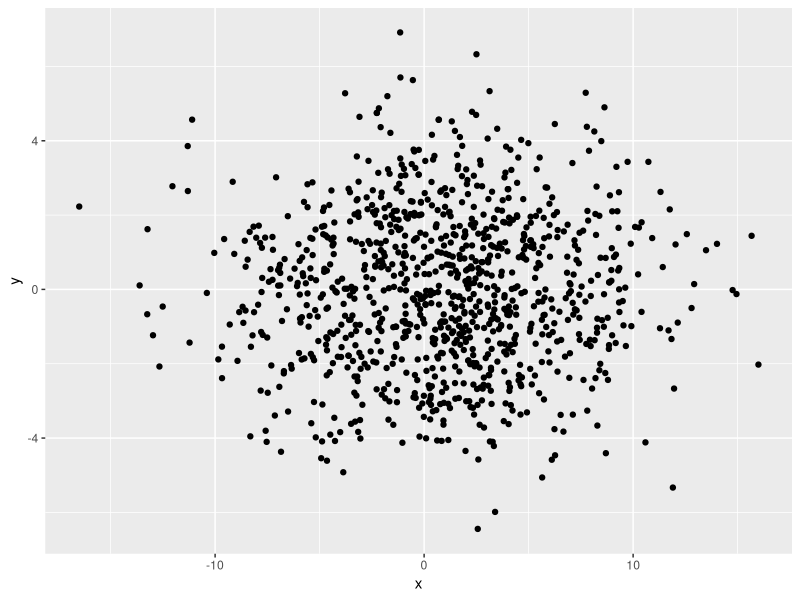

The R source for this figure:
## ---- chunk 1
# sets output for inline results nicely
#knit_hooks$set(inline = identity) 

# kills knitr if there is an error, therefore we don't waste time generating error messages
knitr::knit_hooks$set(error = function(x, options) stop(x)) 
## ---- chunk 2
require(ggplot2)

## ---- chunk 3
incCount <- function(inObj, useName){
	nObj <- length(inObj)
	useNum <- max(inObj) + 1
	inObj <- c(inObj, useNum)
	names(inObj)[nObj+1] <- useName
	inObj
}
figCount <- c("_"=0)
tableCount <- c("_"=0)
## ---- chunk 4
tableCount <- incCount(tableCount, "t.blogPostDocs")
tableCount
## ---- chunk 5
pasteLabel <- function(preText, inObj, objName, insLink=TRUE){
	objNum <- inObj[objName]
	
	useText <- paste(preText, objNum, sep=" ")
	if (insLink){
		useText <- paste("[", useText, "](#", objName, ")", sep="")
	}
	useText
}
## ---- chunk 6
tableCat <- function(inFrame){
	outText <- paste(names(inFrame), collapse=" | ")
	outText <- c(outText, paste(rep("---", ncol(inFrame)), collapse=" | "))
	invisible(apply(inFrame, 1, function(inRow){
		outText <<- c(outText, paste(inRow, collapse=" | "))
	}))
	return(outText)
}
## ---- chunk 7
postDocBlogs <- data.frame(PD=c("p1", "p2", "p3"), NBlog=c(4, 10, 2), Year=c(1, 4, 2))
postDocBlogs

postDocInsert <- tableCat(postDocBlogs)
postDocInsert
## ---- chunk 8
cat(postDocInsert, sep="\n")
## ---- chunk 9
plotData <- data.frame(x=rnorm(1000, 1, 5), y=rnorm(1000, 0, 2))
plotKeep <- ggplot(plotData, aes(x=x, y=y)) + geom_point()
figCounts <- incCount(figCount, "f.randomFigure")
## ---- chunk 10
print(plotKeep)
## ---- chunk 11
sessionInfo()
